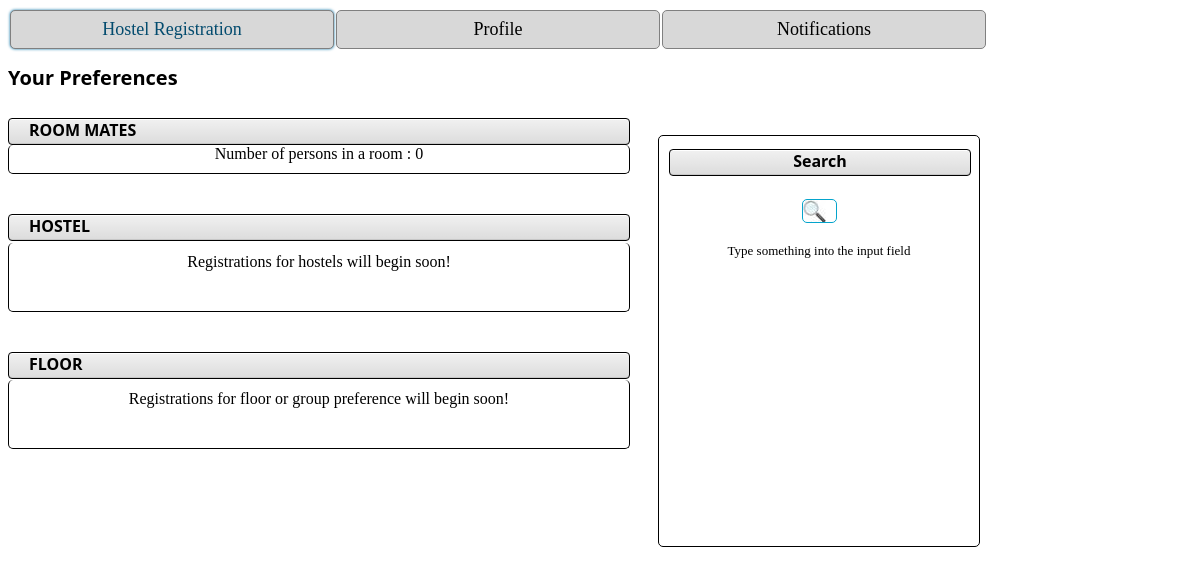
Before: / with the older database file.
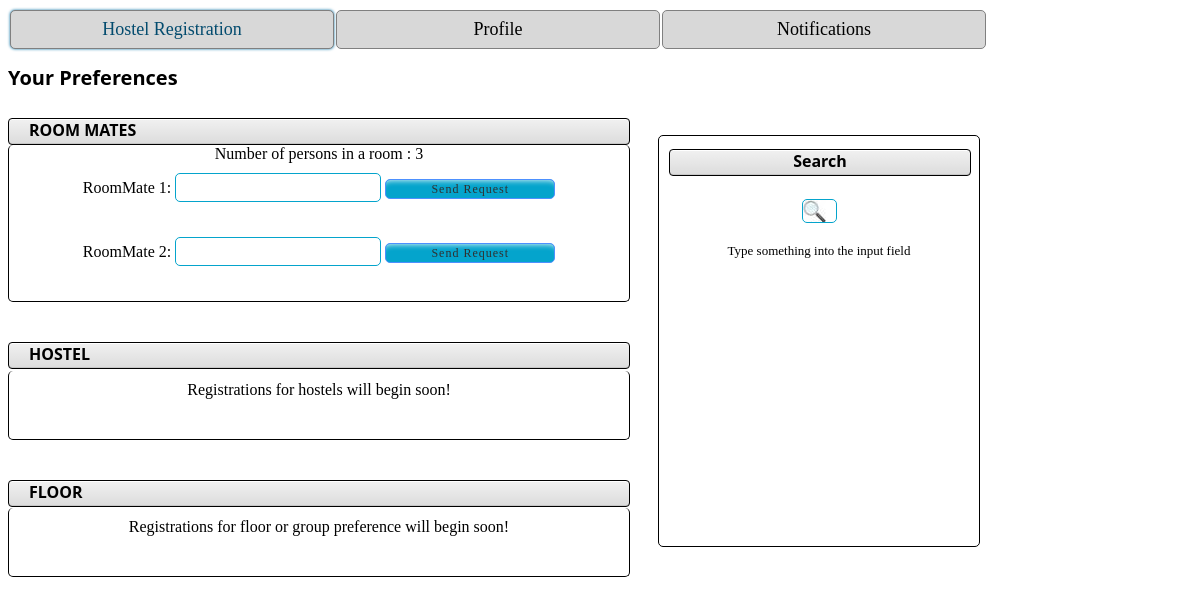
After: the same page with the newer database file.
### tables this page shows
CREATE TABLE IF NOT EXISTS `hostelDetails` (
  `hostelId` int(200) NOT NULL AUTO_INCREMENT COMMENT 'hostel id',
  `hostelName` varchar(100) NOT NULL COMMENT 'hostel name',
  `hostelYear` int(11) NOT NULL,
  `roomNo` int(3) NOT NULL COMMENT 'room  number',
  `capacity` int(1) NOT NULL COMMENT 'room capacity',
  `floorNo` varchar(1) NOT NULL COMMENT 'floor number',
  `type` varchar(1) NOT NULL COMMENT 'hostel type? boys or girls',
  `page_modulecomponentid` int(11) NOT NULL,
  PRIMARY KEY (`hostelId`)
);

### pages/roomMatePreference.php (the view, shortened to what this page needs)
<?php
        $hostelId = 3;
	$capacity = 0;
	$query = "SELECT capacity FROM hostelDetails WHERE hostelId=".$hostelId;
	$res = mysql_query($query);
	while($info = mysql_fetch_array($res)){
		$capacity = $info['capacity'];
  		break;
	}
	$form= "Number of persons in a room : ".$capacity."<br/>";
 	for($i=1; $i<=$capacity-1; $i++){
		$form .= "RoomMate ".$i.": <input type='text' id='roomMate".$i."' name='name'/> <button style='margin-top: 15px;' id='roomMateSave".$i."'> Send Request </button> <br/> <span id='roomMateMessage".$i."'> </span><br />";
}
	echo $form;
?>

### index.php (shortened to what this page needs)
<!DOCTYPE html PUBLIC "-//W3C//DTD XHTML 1.0 Transitional//EN" "http://www.w3.org/TR/xhtml1/DTD/xhtml1-transitional.dtd"
<html xmlns="http://www.w3.org/1999/xhtml">
</head>
<link href="./styles/main.css" rel="stylesheet" type="text/css" />
</head>
<body onload="AddEventHandler();" >
<div>
<table id="menuBar">
<tr><td class="menuActive"> Hostel Registration</td> <td> Profile </td> <td> <a href="./notifications.php"> Notifications </a> </td> </tr>
</table>
<h1> Your Preferences </h1>
<div style="float:left;">
<div class="box"> <h2> ROOM MATES </h2>
<div class="encapsule" style="margin-top: -13px;" align="center" id="roomMate">
<?php
	  include_once("./pages/roomMatePreference.php");
?>
</div>
</div>
<div class="box"> <h2> HOSTEL </h2>
<div class="encapsule" align="center">
<div id="hostel"  class="sortableList">
Registrations for hostels will begin soon!
</div>
</div>
</div>
<div class="box"> <h2> FLOOR </h2>
<div class="encapsule" align="center">
<div id="floor" class="sortableList">
Registrations for floor or group preference will begin soon!
</div>
</div>
</div>
</div>
<div id="searchDiv" align="center">
<h2> Search </h2>
<div class="searchInput" align="center">
   <input name="searchq" type="search" id="searchq" size="30"/>
</div>
<div id="msg">Type something into the input field</div>
</div>
</div>
</body>
</html>

### styles/main.css (style rules this page uses)
.box { width: 600px; }
#menuBar td { width: 320px; height: 35px; font-size: 18px; text-align: center; background: #D8D8D8; font-family: TrajanPro; margin-left: 30px; border-radius: 5px; cursor: pointer; border: 1px solid #808080; -webkit-transition: all 0.5s ease; -moz-transition: all 0.5s ease; -o-transition: all 0.5s ease; }
#menuBar td:hover, .menuActive { color: #034b6e; background: #b8c5cb; border-color: #0972A5; -webkit-box-shadow: 0 0 3px 0 #0972A5; -moz-box-shadow: 0 0 3px 0 #0972A5; box-shadow: 0 0 3px 0 #0972A5; }
.encapsule { width: 600px; margin-bottom: 40px; border: 1px solid black; border-top: none; padding: 0 10px 10px 10px; margin-top: -12px; border-radius: 5px; transition-timing-function:linear; -webkit-transition-timing-function:linear; transition-timing-function:linear; -webkit-transition: all 0.6s ease; -moz-transition: all 0.6s ease; -o-transition: all 0.6s ease; }
h1 { font-family: Segoe UI; font-size: 20px; }
h2 { font-family: Segoe UI; font-size: 16px; width: 600px; border: 1px solid black; border-radius: 4px; height: 25px; padding-left: 20px; background: #DCDCDC; cursor: pointer; transition-timing-function:linear; -webkit-transition-timing-function:linear; transition-timing-function:linear; -webkit-transition: all 0.8s ease; -moz-transition: all 0.8s ease; -o-transition: all 0.8s ease; background-image: -webkit-linear-gradient(top, rgba(255,255,255,0.6),rgba(255,255,255,0)); -webkit-box-shadow: 0 1px 0 #fff inset,0 -1px 0 rgba(0,0,0,0.1) inset; -moz-box-shadow: 0 1px 0 #fff inset,0 -1px 0 rgba(0,0,0,0.1) inset; box-shadow: 0 1px 0 #fff inset,0 -1px 0 rgba(0,0,0,0.1) inset; }
.sortableList { width: 400px; margin-bottom: 30px; padding-top: 10px; }
button { width: 170px; height: 20px; font-size: 12px; border: 1px solid #4d90fe; border-radius: 5px; letter-spacing: 1px; cursor: pointer; color: #303030; margin: 0; margin-bottom: 10px; font-family: TrajanPro; background: #04a4cc; transition-timing-function:linear; -webkit-transition-timing-function:linear; transition-timing-function:linear; -webkit-transition: all 0.4s ease; -moz-transition: all 0.4s ease; -o-transition: all 0.4s ease; -webkit-box-shadow: inset 0 6px 6px -6px white; -moz-box-shadow: inset 0 6px 6px -6px white; box-shadow: inset 0 6px 6px -6px white; }
input { width: 200px; height: 25px; font-size: 16px; letter-spacing: 1px; font-family: Exo; color: blue; border: 1px solid #04a4cc; border-radius: 5px; margin-top: 10px; transition-timing-function:linear; -webkit-transition-timing-function:linear; transition-timing-function:linear; -webkit-transition: all 0.4s ease; -moz-transition: all 0.4s ease; -o-transition: all 0.4s ease; }
input[type=search] { width: 35px; color: #0972A5; padding-left: 30px; text-align: left; cursor: pointer; height: 24px; background: url(../images/search.jpg) top left no-repeat; letter-spacing: 3px; text-shadow: 0 1px 1px black; }
#searchDiv { width: 300px; height: 400px; border: 1px solid black; border-radius: 5px; padding: 0 10px 10px 10px ; margin: 30px 0 0 50px; float:left; overflow: auto; }
#searchDiv h2 { width: 300px; padding: 0; }
#msg { font-size: 13px; text-align: center; margin-top: 20px; }
a, a:visited { color: inherit; padding: 10px 50px; text-decoration: none; }

Changed rows visible on the page:
added hosteldetails: capacity "3"
Other visible differences:
$capacity: "0" → (not shown)
new list line: "RoomMate 1 :  Send Request"
new list line: "RoomMate 2 :  Send Request"
